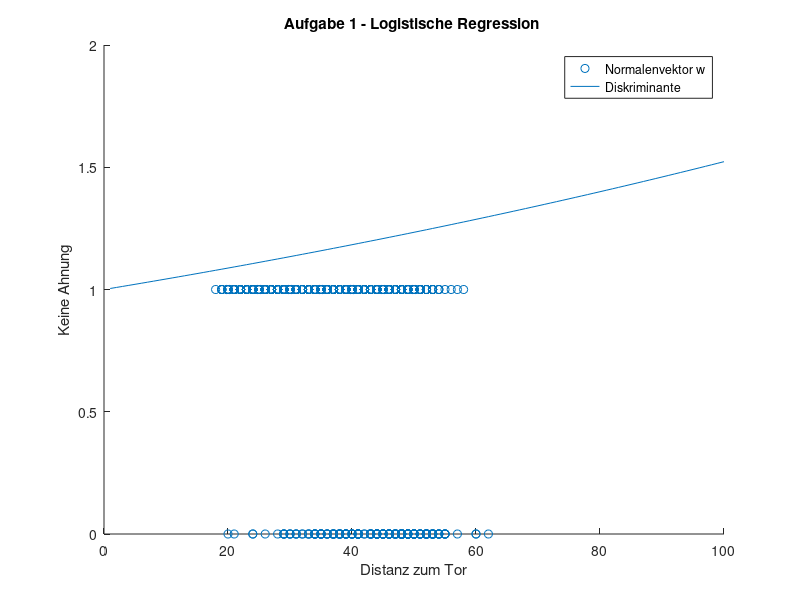

Source code (MATLAB):
% Clean up
clear all
close all
clc

% Datenaufbereitung
Data         = load('fieldgoal.txt');
ExtendedData = [Data(:,1), ones(size(Data,1), 1)];
Distance     = Data(:,1);
Goal         = Data(:,2);
x01          = linspace(0,1);
xminmax      = min(Data(:,1)):max(Data(:,1))
x0100        = linspace(0,100);
N            = length(Data);

%%% Aufgabe 1 - Logistische Regression %%%

alpha = 10^(-7);
beta  = [0,0];   % initiales beta Komponente 2 sollte 1 sein

for repeats = 1:10
    likelihood = 0;
    error = 0
    for i = 1:N
        k = beta*ExtendedData(i,:)';
        p = exp(k)/(1+exp(k));

        likelihood = likelihood + Distance(i) * ( Goal(i) - p );
        error = error + Goal(i) - p
    end
    beta = beta + alpha * likelihood;    
   
    if (repeats / 25000 == 0) || repeats == 5
        error
        % plot
        figure('NumberTitle','off','Name','Aufgabe 1 - Logistische Regression');
        scatter(Data(:,1), Data(:,2));
        hold on
        
        fx = beta(1) + beta(2)*x0100;
        plot(exp(fx));
        
        title('Aufgabe 1 - Logistische Regression ');
        xlabel('Distanz zum Tor');
        ylabel('Keine Ahnung')
        legend('Normalenvektor w', 'Diskriminante', 'Nicht bestanden','Bestanden');
    end
end